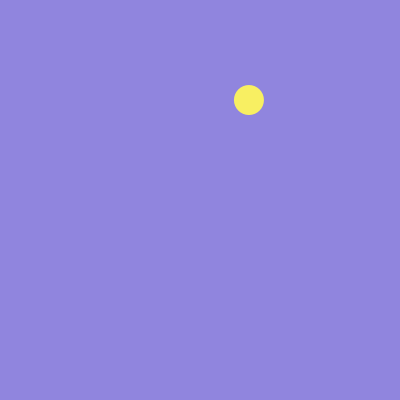
Frame 1 (no input)
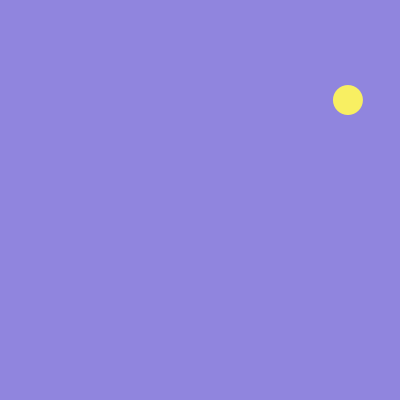
Frame 60 (the mouse pressed at the canvas centre just before this capture)
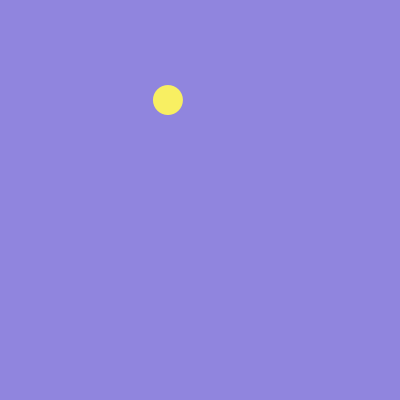
Frame 120 (the mouse held since frame 60 and released just before this capture)

The Processing sketch that drew these frames (run headless with seeded random() and noise(); from frame 60 on, the mouse is pressed at the canvas centre):

// Processing sketch: processing_66339
// ── processing_66339.pde

float ballX;
float ballY;
float speed;


void setup(){
  size(400, 400);
  noStroke();
  smooth();
  
  ballX=random(0, 385);
  ballY=random(0, 385);
  
  speed = 3;
}

void draw(){
  background(144,133,222);
  fill(248,239,98);
  ellipse(ballX, ballY, 30, 30);
  ballX += speed;
  
      
  if(ballX >= 385 || ballX <= 15) {
    speed*= -1;
  }
  
}
